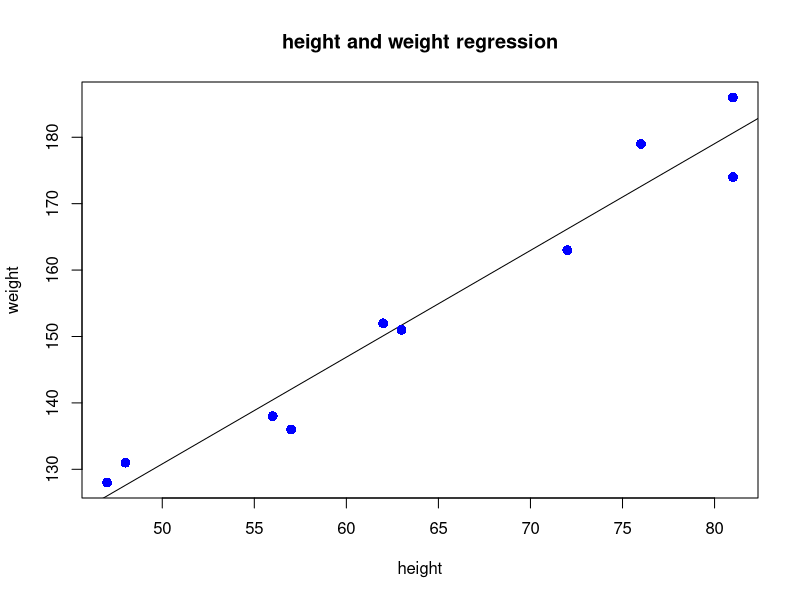

Source code (R):
x<-c(151,174,138,186,128,136,179,163,152,131) #predcitor variable
y<-c(63,81,56,81,47,57,76,72,62,48) #response variable
relation<-lm(y~x)
a<-data.frame(x=170)
result<-predict(relation,a)
print(result)
png("regression_plot.png")
plot(y,x,col="blue",main="height and weight regression",abline(lm(x~y)),cex=1.3,pch=16,xlab="height",ylab="weight")
dev.off()

